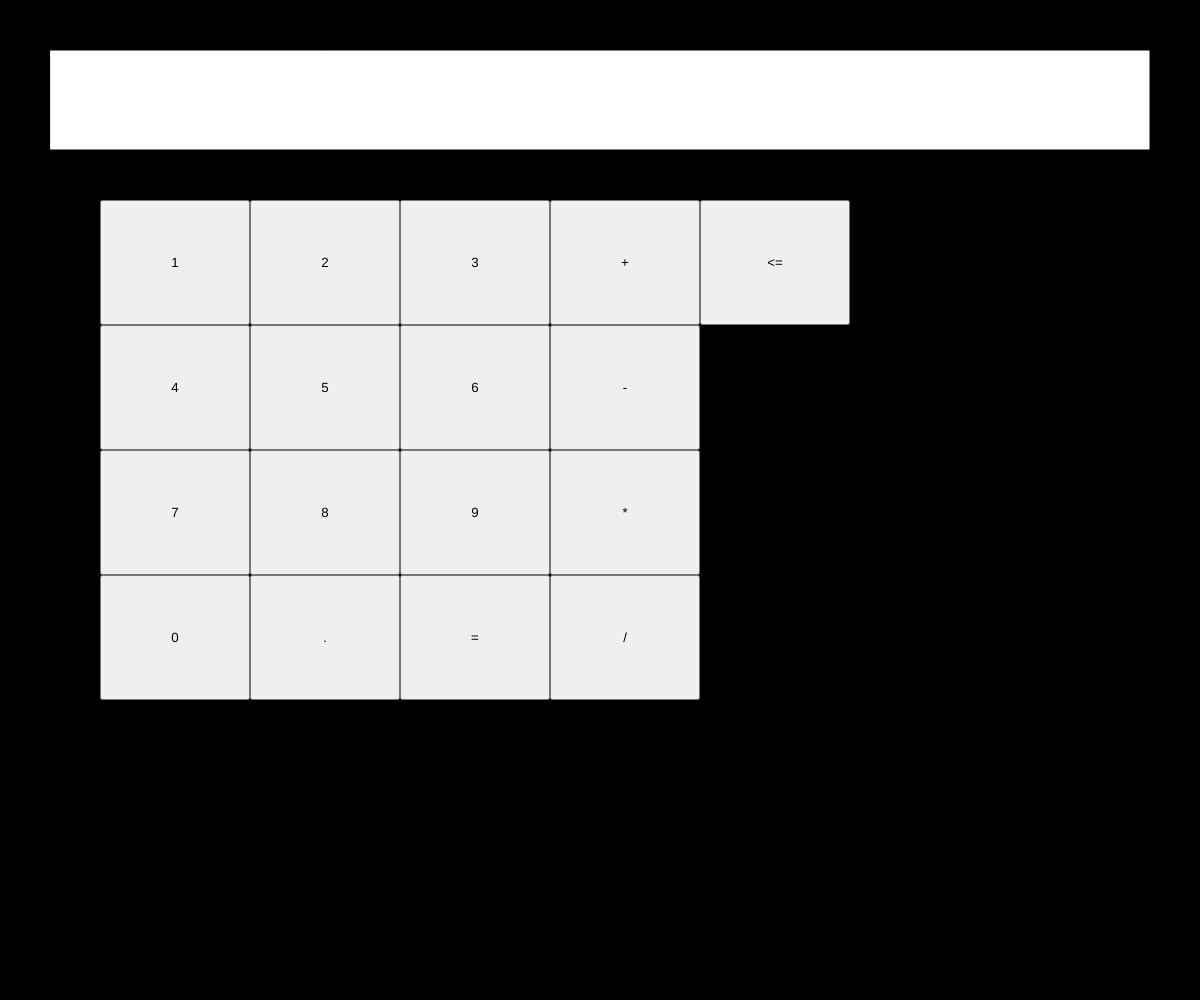
Frame 1 (no input)
Frame 60 (no input): identical to frame 1, image omitted
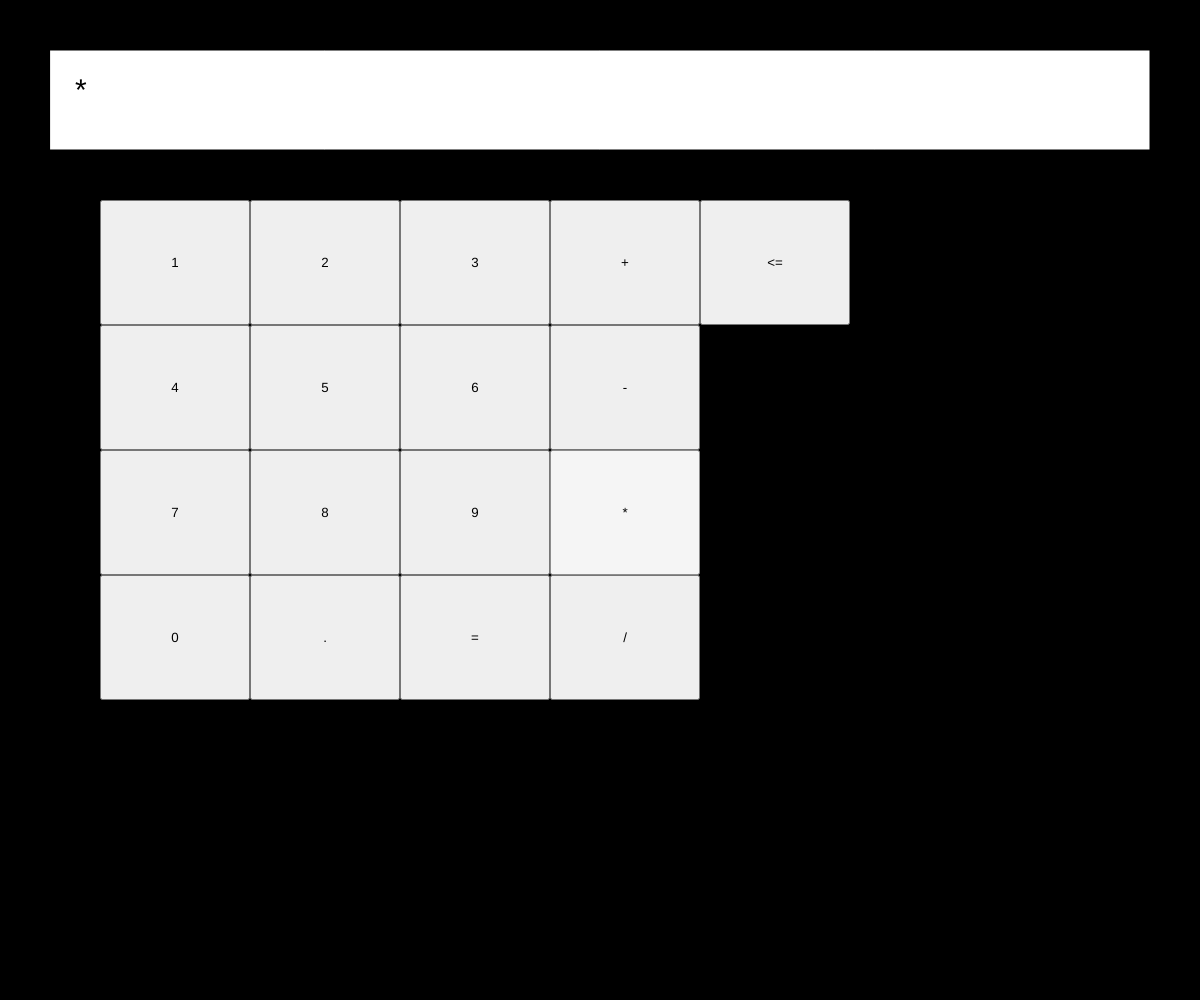
Frame 120 (the mouse pressed at the canvas centre since frame 60)

The p5.js sketch that drew these frames (run headless with seeded random() and noise() and a simulated clock; from frame 60 on, the mouse is pressed at the canvas centre):

// p5.js sketch
// ── sketch.js
var input;
var output;

var plusButton;
var minusButton;
var divideButton;
var multiplyButton;

var button;

var numButtons = [];

var numPos = [100,200];
var opPos = [400,200]

var string;

var currNum;

var enterButton;

var back;

var scale;



function setup() {
  createCanvas(windowWidth,windowHeight );
  scale = 8;

  

    
    

    numButtons.push(button);

    button = createButton("1");
    button.position(numPos[0],numPos[1])
    button.mousePressed(one)
   
    
    button.size(windowWidth/scale,windowHeight/scale)
    numPos[0]+=windowWidth/scale;
    numButtons.push(button);



    button = createButton("2");
    button.position(numPos[0],numPos[1])
    button.mousePressed(two)
    
    
    button.size(windowWidth/scale,windowHeight/scale)
    numPos[0]+=windowWidth/scale;
    numButtons.push(button);


    button = createButton("3");
    button.position(numPos[0],numPos[1])
    button.mousePressed(three)
    button.size(windowWidth/scale,windowHeight/scale)
    numButtons.push(button);
    numPos[0]+=windowWidth/scale;


    plusButton = createButton("+");
    plusButton.position(numPos[0],numPos[1])
    plusButton.mousePressed(plus);
    plusButton.size(windowWidth/scale,windowHeight/scale)
    numPos[0]+=windowWidth/scale;




    back = createButton("<=");
    back.position(numPos[0],numPos[1])
    back.mousePressed(del);
    back.size(windowWidth/scale,windowHeight/scale)


    numPos[0] = 100;
    numPos[1]+=windowHeight/scale;
    




    button = createButton("4");
    button.position(numPos[0],numPos[1])
    button.mousePressed(four)
    numPos[0]+=windowWidth/scale;


    button.size(windowWidth/scale,windowHeight/scale)
    
    numButtons.push(button);




    button = createButton("5");
    button.position(numPos[0],numPos[1])
    button.mousePressed(five)


    button.size(windowWidth/scale,windowHeight/scale)
    numPos[0]+=windowWidth/scale;
    numButtons.push(button);






    button = createButton("6");
    button.position(numPos[0],numPos[1])
    button.mousePressed(six)
    button.size(windowWidth/scale,windowHeight/scale)
    numButtons.push(button);
    numPos[0]+=windowWidth/scale;


    minusButton = createButton("-");
    minusButton.position(numPos[0],numPos[1])
    minusButton.mousePressed(minus);
    minusButton.size(windowWidth/scale,windowHeight/scale)



    numPos[0] = 100;
    numPos[1]+=windowHeight/scale;
    
    





    button = createButton("7");
    button.position(numPos[0],numPos[1])
    button.mousePressed(seven)
    

    button.size(windowWidth/scale,windowHeight/scale)
    

    numPos[0]+=windowWidth/scale;
    numButtons.push(button);




    button = createButton("8");
    button.position(numPos[0],numPos[1])
    button.mousePressed(eight)
    

    button.size(windowWidth/scale,windowHeight/scale)
    numPos[0]+=windowWidth/scale; 
    numButtons.push(button);



    button = createButton("9");
    button.position(numPos[0],numPos[1])
    numPos[0]+=windowWidth/scale; 
    button.mousePressed(nine)



    multiplyButton = createButton("*");
    multiplyButton.position(numPos[0],numPos[1])
    multiplyButton.mousePressed(multiply);
    multiplyButton.size(windowWidth/scale,windowHeight/scale)

    numPos[0] = 100;
    numPos[1]+=windowHeight/scale;
    
    

    button.size(windowWidth/scale,windowHeight/scale)
    
    numButtons.push(button);


    button = createButton("0");
    button.position(numPos[0],numPos[1])
    button.mousePressed(zero)
    button.size(windowWidth/scale,windowHeight/scale)
    numPos[0]+=windowWidth/scale;
    numButtons.push(button);



    button = createButton(".");
    button.position(numPos[0],numPos[1])
    button.mousePressed(decimal)
    button.size(windowWidth/scale,windowHeight/scale)
    numPos[0]+=windowWidth/scale;
    numButtons.push(button);

   

    enterButton = createButton("=");
    enterButton.position(numPos[0],numPos[1])
    enterButton.mousePressed(calculate);
    enterButton.size(windowWidth/scale,windowHeight/scale)

    numPos[0]+=windowWidth/scale;

    divideButton = createButton("/");
    divideButton.position(numPos[0],numPos[1])
    divideButton.mousePressed(divide);
    divideButton.size(windowWidth/scale,windowHeight/scale)






  string = "";

  

  
  
 
  
  

  


}

function calculate()
{
  

  var ans = 0;
  var nums = [""];
  var ops = [];
  
  var numI = 0;

  for (var i = 0; i < string.length ; i++) {

    if(string[i] != "+" && string[i] != "-" &&string[i] != "/" &&string[i] != "*" )
    {
      nums[numI]+=string[i];
    }
    else
    {
      if(i==0 && string[i] == "-")
      {
        nums[numI]+=string[i];
      }
      else if(i !==0 && string[i] == "-" && (string[i-1] == "+" || string[i-1] == "-" ||string[i-1] == "/" ||string[i-1] == "*" ))
      {
        nums[numI]+=string[i];
      }
      
      else
      {
      ops.push(string[i]);
      numI++;
      nums.push("");
    }
    }
  } 

  

  for (var i = nums.length - 1; i >= 0; i--) {
    nums[i] = parseFloat(nums[i],10);
  }
  console.log(nums,ops);
  var i = 1;
  var ans = parseFloat(nums[0],10)
  while(i<nums.length)
  {
    if(ops[i-1] == "+")
    {
      ans+=parseFloat(nums[i],10)
    }
    if(ops[i-1] == "-")
    {
      ans-=parseFloat(nums[i],10)
    }
    if(ops[i-1] == "/")
    {
      ans/=parseFloat(nums[i],10)
    }
    if(ops[i-1] == "*")
    {
      ans*=parseFloat(nums[i],10)
    }
    i++;
  }


  string = ans.toString()
  

  
}

function decimal()
{
  string +=".";
}
function del()
{
  string = string.substring(0,string.length-1);
}
function zero()
{
  string+="0";
}
function one()
{
  string+="1";
}
function two()
{
  string+="2";
}
function three()
{
  string+="3";
}
function four()
{
  string+="4";
}
function five()
{
  string+="5";
}
function six()
{
  string+="6";
}
function seven()
{
  string+="7";
}
function eight()
{
  string+="8";
}
function nine()
{
  string+="9";
}
function plus()
{
  string+="+";
}
function minus()
{
  string+="-";
}
function divide()
{
  string+="/";
}
function multiply()
{
  string+="*";
}




function draw()
{
  createCanvas(windowWidth,windowHeight );
  background(0);
  fill("white ")
  rectMode(CORNERS);
  rect(50,50,windowWidth-50,150)

  fill("black");
  textSize(30);
  text(string,75,100);



  
}
